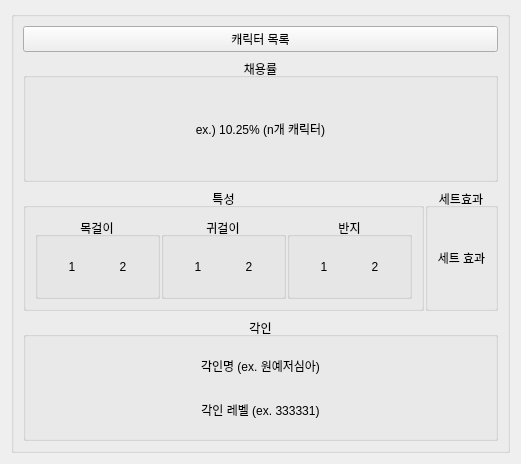
<?xml version="1.0" encoding="UTF-8"?>
<ui version="4.0">
 <class>SettingWidget</class>
 <widget class="QWidget" name="SettingWidget">
  <property name="geometry">
   <rect>
    <x>0</x>
    <y>0</y>
    <width>498</width>
    <height>464</height>
   </rect>
  </property>
  <property name="windowTitle">
   <string>Form</string>
  </property>
  <layout class="QVBoxLayout" name="verticalLayout">
   <property name="spacing">
    <number>1</number>
   </property>
   <item>
    <widget class="QGroupBox" name="groupSettingWidget">
     <property name="title">
      <string/>
     </property>
     <layout class="QVBoxLayout" name="verticalLayout_5">
      <property name="spacing">
       <number>6</number>
      </property>
      <item>
       <widget class="QPushButton" name="pbShowCharacterList">
        <property name="text">
         <string>캐릭터 목록</string>
        </property>
       </widget>
      </item>
      <item>
       <widget class="QGroupBox" name="groupRate">
        <property name="title">
         <string>채용률</string>
        </property>
        <property name="alignment">
         <set>Qt::AlignCenter</set>
        </property>
        <layout class="QVBoxLayout" name="verticalLayout_4">
         <property name="spacing">
          <number>1</number>
         </property>
         <item>
          <widget class="QLabel" name="lbRate">
           <property name="text">
            <string>ex.) 10.25% (n개 캐릭터)</string>
           </property>
           <property name="alignment">
            <set>Qt::AlignCenter</set>
           </property>
          </widget>
         </item>
        </layout>
       </widget>
      </item>
      <item>
       <layout class="QHBoxLayout" name="hLayoutAbilitySetEffect">
        <property name="spacing">
         <number>1</number>
        </property>
        <item>
         <widget class="QGroupBox" name="groupAbility">
          <property name="title">
           <string>특성</string>
          </property>
          <property name="alignment">
           <set>Qt::AlignCenter</set>
          </property>
          <layout class="QHBoxLayout" name="horizontalLayout_3">
           <property name="spacing">
            <number>1</number>
           </property>
           <item>
            <widget class="QGroupBox" name="groupNeck">
             <property name="title">
              <string>목걸이</string>
             </property>
             <property name="alignment">
              <set>Qt::AlignCenter</set>
             </property>
             <layout class="QHBoxLayout" name="horizontalLayout_4">
              <property name="spacing">
               <number>1</number>
              </property>
              <item>
               <widget class="QLabel" name="lbNeck1">
                <property name="minimumSize">
                 <size>
                  <width>50</width>
                  <height>0</height>
                 </size>
                </property>
                <property name="text">
                 <string>1</string>
                </property>
                <property name="alignment">
                 <set>Qt::AlignCenter</set>
                </property>
               </widget>
              </item>
              <item>
               <widget class="QLabel" name="lbNeck2">
                <property name="minimumSize">
                 <size>
                  <width>50</width>
                  <height>0</height>
                 </size>
                </property>
                <property name="text">
                 <string>2</string>
                </property>
                <property name="alignment">
                 <set>Qt::AlignCenter</set>
                </property>
               </widget>
              </item>
             </layout>
            </widget>
           </item>
           <item>
            <widget class="QGroupBox" name="groupEar">
             <property name="title">
              <string>귀걸이</string>
             </property>
             <property name="alignment">
              <set>Qt::AlignCenter</set>
             </property>
             <layout class="QHBoxLayout" name="horizontalLayout_5">
              <property name="spacing">
               <number>1</number>
              </property>
              <item>
               <widget class="QLabel" name="lbEar1">
                <property name="minimumSize">
                 <size>
                  <width>50</width>
                  <height>0</height>
                 </size>
                </property>
                <property name="text">
                 <string>1</string>
                </property>
                <property name="alignment">
                 <set>Qt::AlignCenter</set>
                </property>
               </widget>
              </item>
              <item>
               <widget class="QLabel" name="lbEar2">
                <property name="minimumSize">
                 <size>
                  <width>50</width>
                  <height>0</height>
                 </size>
                </property>
                <property name="text">
                 <string>2</string>
                </property>
                <property name="alignment">
                 <set>Qt::AlignCenter</set>
                </property>
               </widget>
              </item>
             </layout>
            </widget>
           </item>
           <item>
            <widget class="QGroupBox" name="groupRing">
             <property name="title">
              <string>반지</string>
             </property>
             <property name="alignment">
              <set>Qt::AlignCenter</set>
             </property>
             <layout class="QHBoxLayout" name="horizontalLayout_6">
              <property name="spacing">
               <number>1</number>
              </property>
              <item>
               <widget class="QLabel" name="lbRing1">
                <property name="minimumSize">
                 <size>
                  <width>50</width>
                  <height>0</height>
                 </size>
                </property>
                <property name="text">
                 <string>1</string>
                </property>
                <property name="alignment">
                 <set>Qt::AlignCenter</set>
                </property>
               </widget>
              </item>
              <item>
               <widget class="QLabel" name="lbRing2">
                <property name="minimumSize">
                 <size>
                  <width>50</width>
                  <height>0</height>
                 </size>
                </property>
                <property name="text">
                 <string>2</string>
                </property>
                <property name="alignment">
                 <set>Qt::AlignCenter</set>
                </property>
               </widget>
              </item>
             </layout>
            </widget>
           </item>
          </layout>
         </widget>
        </item>
        <item>
         <widget class="QGroupBox" name="groupSetEffect">
          <property name="title">
           <string>세트효과</string>
          </property>
          <property name="alignment">
           <set>Qt::AlignCenter</set>
          </property>
          <layout class="QVBoxLayout" name="verticalLayout_2">
           <item>
            <widget class="QLabel" name="lbSetEffect">
             <property name="text">
              <string>세트 효과</string>
             </property>
             <property name="alignment">
              <set>Qt::AlignCenter</set>
             </property>
            </widget>
           </item>
          </layout>
         </widget>
        </item>
       </layout>
      </item>
      <item>
       <widget class="QGroupBox" name="groupEngrave">
        <property name="title">
         <string>각인</string>
        </property>
        <property name="alignment">
         <set>Qt::AlignCenter</set>
        </property>
        <layout class="QVBoxLayout" name="verticalLayout_3">
         <property name="spacing">
          <number>6</number>
         </property>
         <item>
          <layout class="QHBoxLayout" name="hLayoutEngraveIcon">
           <property name="spacing">
            <number>1</number>
           </property>
          </layout>
         </item>
         <item>
          <widget class="QLabel" name="lbEngraveName">
           <property name="text">
            <string>각인명 (ex. 원예저심아)</string>
           </property>
           <property name="alignment">
            <set>Qt::AlignCenter</set>
           </property>
          </widget>
         </item>
         <item>
          <widget class="QLabel" name="lbEngraveLevel">
           <property name="text">
            <string>각인 레벨 (ex. 333331)</string>
           </property>
           <property name="alignment">
            <set>Qt::AlignCenter</set>
           </property>
          </widget>
         </item>
        </layout>
       </widget>
      </item>
     </layout>
    </widget>
   </item>
  </layout>
 </widget>
 <resources/>
 <connections/>
</ui>
